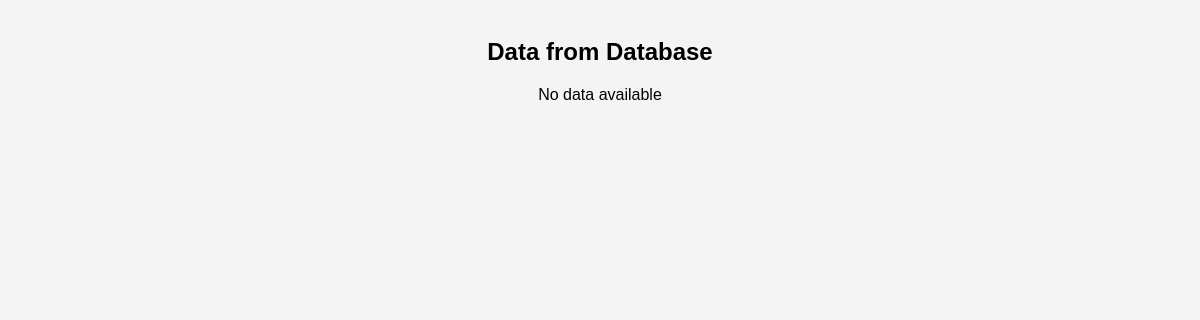
The app's page /admin/fetchData.php, older data.
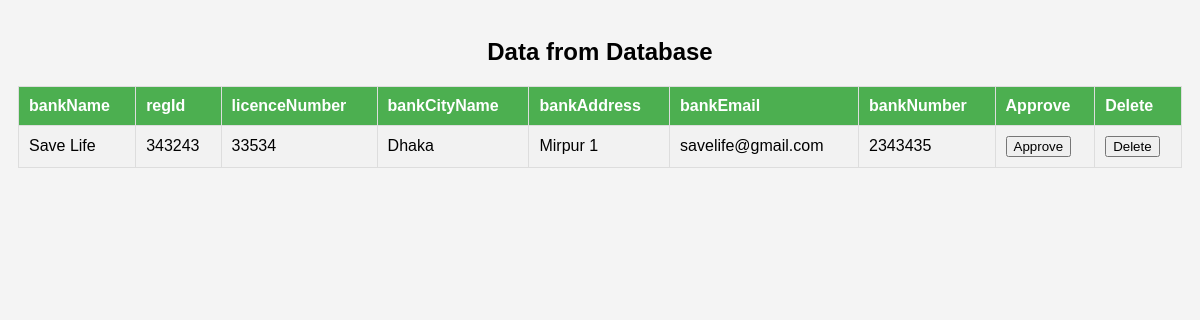
The same page, newer data.
### tables this page shows
CREATE TABLE `pendingbloodbank` (
  `bankName` varchar(20) NOT NULL,
  `regId` int(20) NOT NULL,
  `licenceNumber` int(20) NOT NULL,
  `bankCityName` varchar(20) NOT NULL,
  `bankAddress` varchar(40) NOT NULL,
  `bankEmail` varchar(20) NOT NULL,
  `bankNumber` int(15) NOT NULL
);

### admin/fetchData.php (the view, shortened to what this page needs)
<?php
$host = 'localhost';
$username = 'root';
$password = '';
$database = 'quickBlood';
$tableName = 'pendingbloodbank';
$conn = new mysqli($host, $username, $password, $database);
$sql = "SELECT * FROM $tableName";
$result = $conn->query($sql);
$dataArray = [];
if ($result->num_rows > 0) {
    while ($row = $result->fetch_assoc()) {
        $dataArray[] = $row;
    }
}
?>
<!DOCTYPE html>
<html lang="en">
<head>
</head>
<body>
    <h2>Data from Database</h2>
    <?php
        if (!empty($dataArray)) {
            echo '<table>';
            echo '<tr>';
            foreach ($dataArray[0] as $key => $value) {
                echo '<th>' . $key . '</th>';
            }
            echo '<th>Approve</th>';
            echo '<th>Delete</th>';
            echo '</tr>';
            foreach ($dataArray as $row) {
                echo '<tr>';
                foreach ($row as $value) {
                    echo '<td>' . $value . '</td>';
                }
                echo '<td><button>Approve</button></td>';
                echo '<td><button>Delete</button></td>';
                echo '</tr>';
            }
            echo '</table>';
        } else {
            echo '<p>No data available</p>';
        }
    ?>
</body>
</html>

Row changes from the older to the newer data that the page shows:
added pendingbloodbank: bankName "Save Life", regId "343243", licenceNumber "33534", bankCityName "Dhaka", bankAddress "Mirpur 1", bankEmail "savelife@gmail.com", bankNumber "2343435"
Text that changed along with them:
new list line: "bankName"
new list line: "regId"
new list line: "licenceNumber"
new list line: "bankCityName"
new list line: "bankAddress"
new list line: "bankEmail"
new list line: "bankNumber"
text no longer shown: "No data available"
text now shown: "Approve Delete"
